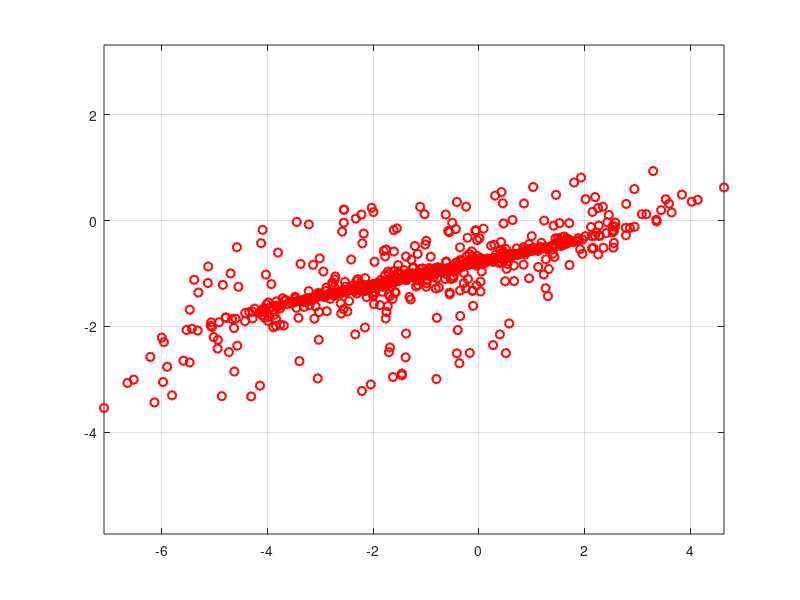

Reproduce this figure in MATLAB.
addpath('./output');
A = [-0.5 0; 0.1 -0.2];
% B = [0.5; 0.9];
B= eye(2);
I = eye(2);
% K1 = [0.4, 0.3];
K1 = [0.3 0.3; 0.2 0.2];

X_final=[];
Y_final=[];
num = 6000;
while num>0
    x0 = [5*(1-2*rand);5*(1-2*rand)];
    resx = zeros(1,101);
    resy = zeros(1,101);
    resx(1) = x0(1);
    resy(1) = x0(2);
    cnt = 2;
    for i = 1:50
        i
        % option 1
        % xe = [2.0; 1.0];
        % u = K1 * x0
        % BK2r = -1 * (A-B*K1-I) * xe;
        % x = A*x0 - B * u + BK2r
        
        % non-applicable (possible option 2)
        % xe = [3.0; 1.0]
        % K2r = -1 * pinv(B) * (A-B*K1-I)*xe;
        % x = A*x0 + B * (-1* K1*x0 + K2r)
        
        % option 3
        % K2 = [3, 3];
        % r = [1; 1];
        % u = -1*K1*x0 + K2*r
        % xe = -1* inv(A-B*K1-I) * B * K2 * r
        % x = A * x0 + B * u
        
        % option 4
        % r = [2.0; 1.0]; % room 1
        % r = [2.5; 2.2]; % room 2
        % r = [1.2; 1.4]; % room 3
        r = [-1; -1]; % room 4
        K2 = -1 * eye(2) * (A-B*K1-I);
        xe =  -1* inv(A-B*K1-I) * B * K2 * r;
        u =  (-1* K1*x0 + K2 * r);
        x = A*x0 + B * u

        resx(cnt) = x(1);
        resy(cnt) = x(2);
        cnt = cnt + 1;
        x0 = x;
        num = num - 1;
        X_final = [X_final; x'];
        % Y_final = [Y_final; u];
        Y_final = [Y_final; u']; % for option 4
        if abs(x - xe) < 1e-3
            break
        end
    end
    
    %plot(resx, resy)
    reachability = rank([B A*B]);
    if reachability == 2
        disp("reachable")
    end
end
size(X_final)
X_train_ri = X_final;
y_train_ri = Y_final;

% remember to change name of config before you setup
% save './output/room4_x.mat' X_train_ri
% save './output/room4_y.mat' y_train_ri

load room4_x
load room4_y

plot(X_train_ri(:,1),X_train_ri(:,2),'ro','LineWidth',1.5)
grid on
axis equal
